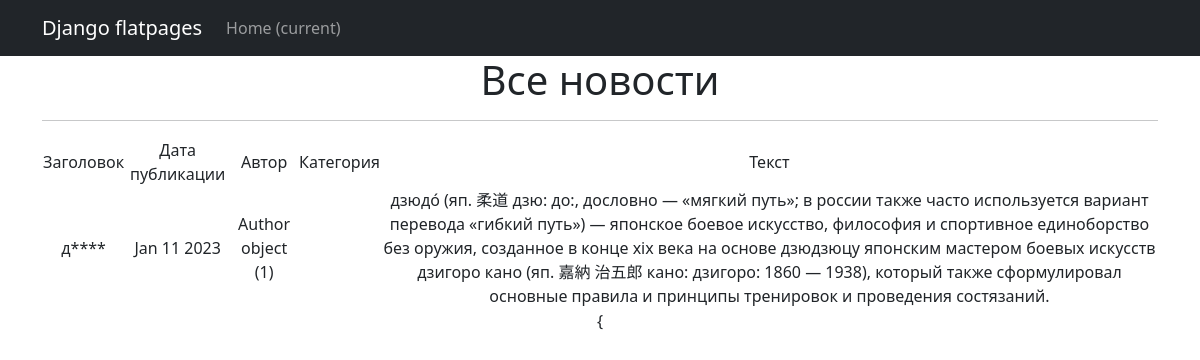
The page /news/2 on the database its author committed.
### accounts/models.py (models this page shows, shortened)
class Post(models.Model):
    news = 'NS'
    article = 'AR'
    CAT_CHOISE = [
        (news, 'новость'),
        (article, 'статья')
    ]
    author = models.ForeignKey(Author, on_delete=models.CASCADE)
    choise = models.CharField(max_length=2, choices=CAT_CHOISE, default=article)
    time = models.DateTimeField(auto_now_add=True)
    category = models.ManyToManyField(Category, through='PostCategory')
    title = models.CharField(max_length=128)
    text = models.TextField()
    rating = models.SmallIntegerField(default=0)

class Author(models.Model):
    user = models.OneToOneField(User, on_delete=models.CASCADE, null=True, )
    rating = models.SmallIntegerField(default=0)

### accounts/views.py (the view)
# urls.py: path("<int:pk>", PostDetail.as_view())
class PostDetail(DetailView):
    model = Post
    template_name = 'post.html'
    context_object_name = 'post'

### accounts/templatetags/custom_filters.py (called while the page is built)
@register.filter()
def censor(value):
    te = str(value)
    text=te.lower()
    text_split = text.split()
    cen = {"дзюдо": "д****"}
    for key, value in cen.items():
        for i in range(len(text_split)):
            if text_split[i] == key:
                text_split[i] = value
    return f'{" ".join(map(str,text_split))} '

### templates/post.html (shortened to what this page needs)
{% extends 'flatpages/default.html' %}
{% load custom_filters %}
{% block content %}
   <h1>Все новости</h1>
   <hr>
       <table>
           <tr>
               <td>Заголовок</td>
               <td>Дата публикации</td>
               <td>Автор</td>
               <td>Категория</td>
               <td>Текст</td>
           </tr>
           <tr>
                <td>{{ post.title|censor }}</td>
               <td>{{ post.time|date:'M d Y' }}</td>
               <td>{{ post.author }}</td>
               <td>{{ postr.category }}</td>
               <td>{{ post.text|censor }}</td>
           </tr>
       </table>
   {
{% endblock content %}

### rows shown on the page
Post: title|censor "д****", time "Jan 11 2023", author "Author object (1)", text|censor "дзюдо́ (яп. 柔道 дзю: до:, дословно — «мягкий путь»; в россии также часто используется вариант перевода «гибкий путь») — японское боевое искусство, философия и спортивное единоборство без оружия, созданное в конце xix века на основе дзюдзюцу японским мастером боевых искусств дзигоро кано (яп. 嘉納 治五郎 кано: дзигоро: 1860 — 1938), который также сформулировал основные правила и принципы тренировок и проведения состязаний."
